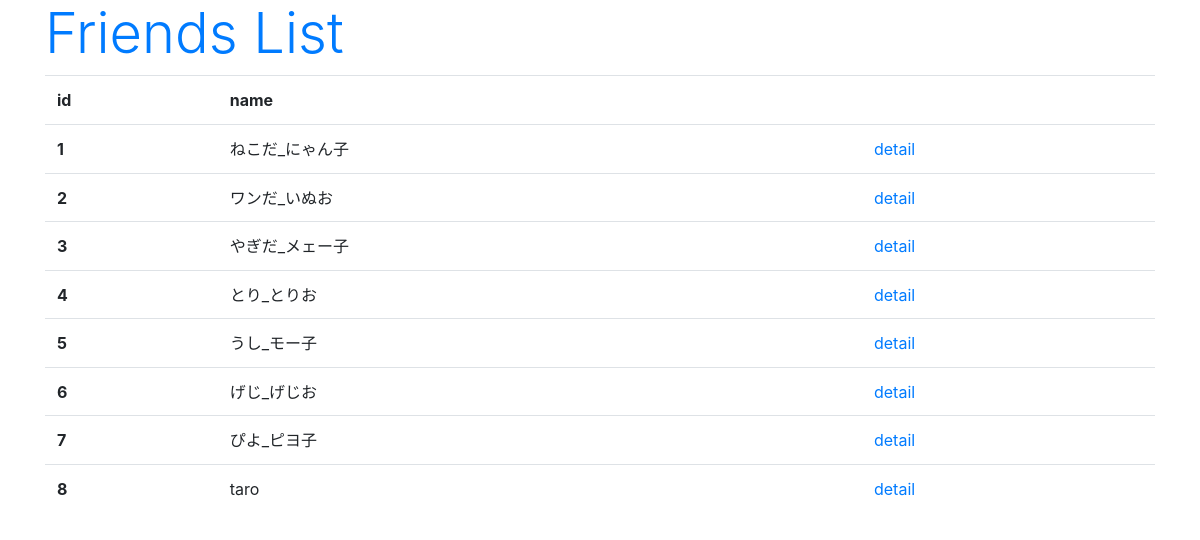
Page /hello/list on the committed database.
### hello/models.py (models this page shows, shortened)
class Friend(models.Model):
    name=models.CharField(max_length=100,\
        validators=[number_only])
    mail=models.EmailField(max_length=200)
    gender=models.BooleanField()
    age=models.IntegerField()
    birthday=models.DateField()

### hello/views.py (the view)
# urls.py: path('list', FriendList.as_view()),
class FriendList(ListView):
    model=Friend

### hello/templates/hello/friend_list.html (shortened to what this page needs)
{% load static %}
<!doctype html>
<html lang="ja">
<head>
    <link rel="stylesheet"
    href="https://stackpath.bootstrapcdn.com/bootstrap/4.3.1/css/bootstrap.min.css"
>
</head>
<body class="container">
    <h1 class="display-4 text-primary">
        Friends List</h1>
    <table class="table">
        <tr>
            <th>id</th>
            <th>name</th>
            <th></th>
        </tr>
    {% for item in object_list %}
        <tr>
            <th>{{item.id}}</th>
            <td>{{item.name}}</td>
            <td><a href="/hello/detail/{{item.id}}">detail</a></td>
        <tr>
    {% endfor %}
    </table>
</body>
</html>

### rows in the picture
Friend: id "1", name "ねこだ_にゃん子"
Friend: id "2", name "ワンだ_いぬお"
Friend: id "3", name "やぎだ_メェー子"
Friend: id "4", name "とり_とりお"
Friend: id "5", name "うし_モー子"
Friend: id "6", name "げじ_げじお"
Friend: id "7", name "ぴよ_ピヨ子"
Friend: id "8", name "taro"
